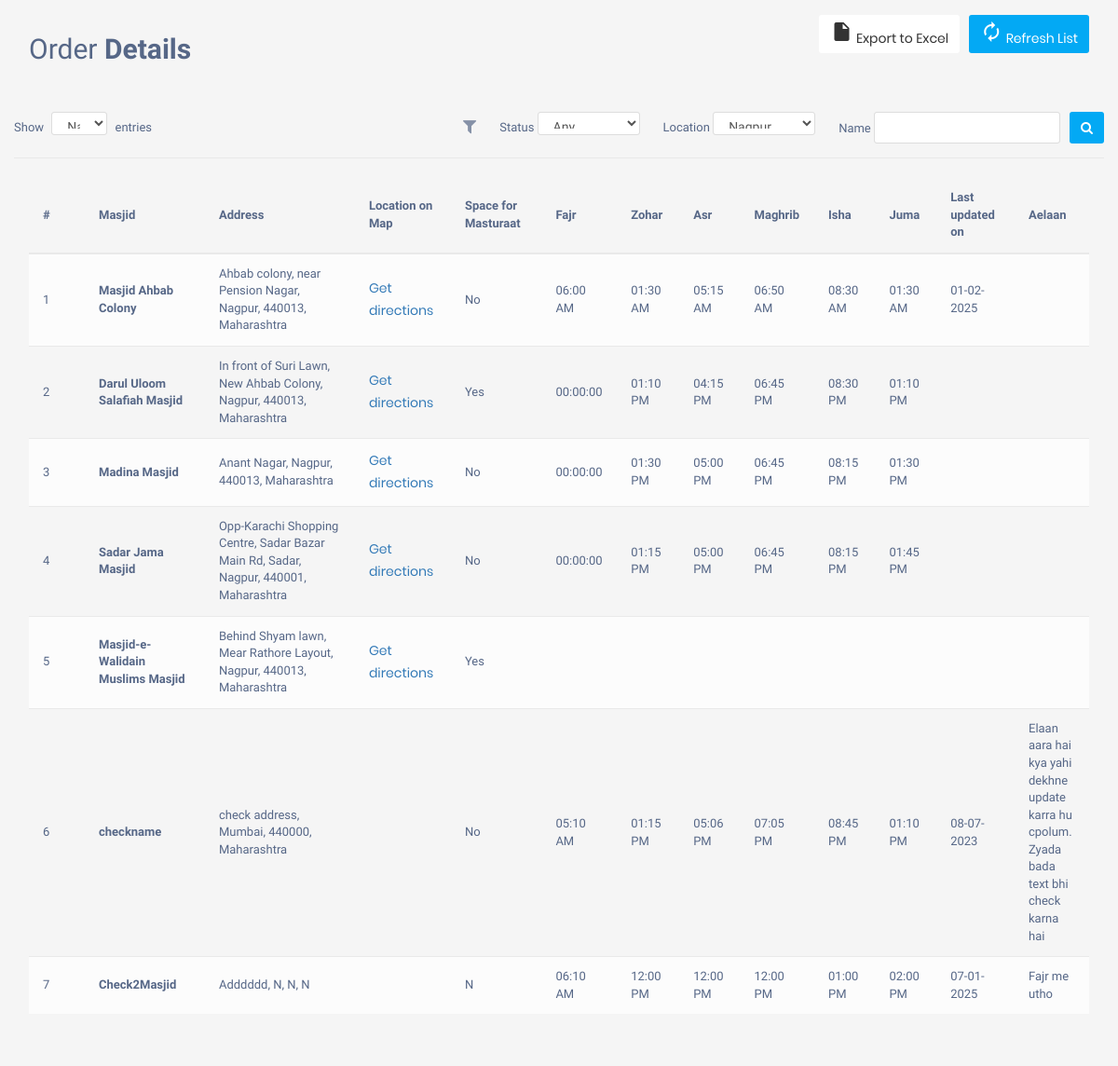
The page /view_users2.php on the database its author committed.
### tables this page shows
CREATE TABLE `user1` (
  `id` int(50) NOT NULL,
  `username` varchar(50) NOT NULL,
  `email` varchar(50) NOT NULL,
  `password` varchar(50) NOT NULL,
  `email2` varchar(50) DEFAULT NULL,
  `mobileno` int(10) DEFAULT NULL,
  `mobileno2` int(10) DEFAULT NULL,
  `masjidname` varchar(250) NOT NULL,
  `address` varchar(250) NOT NULL,
  `city` varchar(50) NOT NULL,
  `zipcode` varchar(50) NOT NULL,
  `state` varchar(50) NOT NULL,
  `addresslink` varchar(250) NOT NULL,
  `fajr` varchar(50) DEFAULT NULL,
  `zohar` varchar(200) DEFAULT NULL,
  `asr` varchar(200) DEFAULT NULL,
  `maghrib` varchar(200) DEFAULT NULL,
  `isha` varchar(200) DEFAULT NULL,
  `juma` varchar(200) DEFAULT NULL,
  `forladies` varchar(50) NOT NULL,
  `timestamp` date DEFAULT NULL,
  `reset_token` varchar(250) DEFAULT NULL,
  `reset_expiry` varchar(250) DEFAULT NULL,
  `aelaan` longtext DEFAULT NULL
);

### view_users2.php (the view, shortened to what this page needs)
<?php
include 'conn.php';
include 'allcssjs.php';
?>
<!DOCTYPE html>
<html lang="en">
<head>
<link rel="stylesheet" href="https://maxcdn.bootstrapcdn.com/font-awesome/4.7.0/css/font-awesome.min.css">
<link rel="stylesheet" href="https://maxcdn.bootstrapcdn.com/bootstrap/3.3.7/css/bootstrap.min.css">
</head>
<body>
    <div class="table-wrapper">
    <div>
    <div class="container-fluid">
    <div class="alert">
                <div class="row">
                    <div class="col-sm-4">
						<h2>Order <b>Details</b></h2>
					</div>
					<div class="col-sm-8">
						<a href="#" class="btn btn-primary"><i class="material-icons">&#xE863;</i> <span>Refresh List</span></a>
						<a href="#" class="btn btn-info"><i class="material-icons">&#xE24D;</i> <span>Export to Excel</span></a>
					</div>
                </div>
            </div>
			<div class="table-filter">
				<div class="row">
                    <div class="col-sm-3">
                    <div class="show-entries">
    <span>Show</span>
    <select class="form-control">
        <?php
        $view_users_query = "SELECT DISTINCT city FROM user1";
        $run = mysqli_query($conn, $view_users_query);
        while ($row = mysqli_fetch_array($run)) {
            $city = $row['city'];
            echo "<option value='$city'>$city</option>";
        }
        ?>
    </select>
    <span>entries</span>
</div>
					</div>
                    <div class="col-sm-9">
						<button type="button" class="btn btn-primary"><i class="fa fa-search"></i></button>
						<div class="filter-group">
							<label>Name</label>
							<input type="text" class="form-control">
						</div>
						<div class="filter-group">
							<label>Location</label>
							<select class="form-control">
                            <?php
        $view_users_query = "SELECT DISTINCT city FROM user1";
        $run = mysqli_query($conn, $view_users_query);
        while ($row = mysqli_fetch_array($run)) {
            $city = $row['city'];
            echo "<option value='$city'>$city</option>";
        }
        ?>
        </select>
						</div>
						<div class="filter-group">
							<label>Status</label>
							<select class="form-control">
								<option>Any</option>
							</select>
						</div>
						<span class="filter-icon"><i class="fa fa-filter"></i></span>
                    </div>
                </div>
			</div>
<div class="table-responsive alert">
            <table class="table table-striped table-hover">
                <thead>
                    <tr>
                    <th>#</th>
                    <th>Masjid</th>
            <th>Address</th>
            <th>Location on Map</th>
            <th>Space for Masturaat</th>
            <th>Fajr</th>
            <th>Zohar</th>
            <th>Asr</th>
            <th>Maghrib</th>
            <th>Isha</th>
            <th>Juma</th>
            <th>Last updated on</th>
            <th>Aelaan</th>
                    </tr>
                </thead>
                <tbody>
                <?php
$view_users_query = "SELECT * FROM user1";
$run = mysqli_query($conn, $view_users_query);
$serialNumber = 1;
while ($row = mysqli_fetch_array($run)) {
    $masjid_name = $row['masjidname'];
    $address = $row['address'];
    $city = $row['city'];
    $zipcode = $row['zipcode'];
    $state = $row['state'];
    $addresslink = $row['addresslink'];
    $forladies = $row['forladies'];
    $fajr_time = $row['fajr'];
    $zohar_time = $row['zohar'];
    $asr_time = $row['asr'];
    $maghrib_time = $row['maghrib'];
    $isha_time = $row['isha'];
    $juma_time = $row['juma'];
    $timestamp = $row['timestamp'];
    $aelaan = $row['aelaan'];
    $dateString = $timestamp;
    $formattedDate= "";
    if ($dateString !== null) {
        $date = DateTime::createFromFormat('Y-m-d', $dateString);
        $formattedDate = $date->format('d-m-Y');
    }
    echo "<tr data-city='$city'>";
    echo "<td>$serialNumber</td>";
    $serialNumber++;
    echo "<td><b>$masjid_name</b></td>";
    echo "<td>$address, $city, $zipcode, $state</td>";
    if (!empty($addresslink) && filter_var($addresslink, FILTER_VALIDATE_URL)) {
        echo "<td><a href='$addresslink'>Get directions</a></td>";
    } else {
        echo "<td></td>";
    }
    echo "<td>$forladies</td>";
    echo "<td>$fajr_time</td>";
    echo "<td>$zohar_time</td>";
    echo "<td>$asr_time</td>";
    echo "<td>$maghrib_time</td>";
    echo "<td>$isha_time</td>";
    echo "<td>$juma_time</td>";
    echo "<td>$formattedDate</td>";
    echo "<td>$aelaan</td>";
    echo "</tr>";
}
?>
            </tbody>
            </table>
    </div>
    </div>
</div>
</body>
</html>

### css/main.css (style rules this page uses)
* { margin: 0px; padding: 0px; box-sizing: border-box; }
body, html { height: 100%; font-family: Poppins-Regular, sans-serif; }
a { font-family: Poppins-Regular; font-size: 14px; line-height: 1.7; color: #666666; margin: 0px; transition: all 0.4s; -webkit-transition: all 0.4s; -o-transition: all 0.4s; -moz-transition: all 0.4s; }
h1,h2,h3,h4,h5,h6 { margin: 0px; }
input { outline: none; border: none; }
label { display: block; margin: 0; }
button { outline: none !important; border: none; background: transparent; }

### css/styles.css (style rules this page uses)
body, html { margin: 0; padding: 0; height: 100%; }

### view_users2.php (style rules this page uses)
body { color: #566787; background: #f5f5f5; font-family: 'Varela Round', sans-serif; font-size: 13px; }
.table-wrapper .btn { float: right; color: #333; background-color: #fff; border-radius: 3px; border: none; outline: none !important; margin-left: 10px; }
.table-wrapper .btn.btn-primary { color: #fff; background: #03A9F4; }
.show-entries select.form-control { width: 60px; margin: 0 5px; }
.table-filter .filter-group { float: right; margin-left: 15px; }
.table-filter input, .table-filter select { height: 34px; border-radius: 3px; border-color: #ddd; box-shadow: none; }
.table-filter { padding: 5px 0 15px; border-bottom: 1px solid #e9e9e9; margin-bottom: 5px; }
.table-filter .btn { height: 34px; }
.table-filter label { font-weight: normal; margin-left: 10px; }
.table-filter select, .table-filter input { display: inline-block; margin-left: px; }
.table-filter input { width: 200px; display: inline-block; }
.filter-group select.form-control { width: 110px; }
.filter-icon { float: right; margin-top: 7px; }
.filter-icon i { font-size: 18px; opacity: 0.7; }
table.table tr th, table.table tr td { border-color: #e9e9e9; padding: 12px 15px; vertical-align: middle; }
table.table tr th:first-child { width: 60px; }
table.table tr th:last-child { width: 80px; }
table.table-striped tbody tr:nth-of-type(odd) { background-color: #fcfcfc; }
table.table td b { font-weight: bold; color: #566787; display: inline-block; text-decoration: none; }

### rows shown on the page
user1: masjidname "Masjid Ahbab Colony", address "Ahbab colony, near Pension Nagar", city "Nagpur", zipcode "440013", state "Maharashtra", forladies "No", fajr "06:00 AM", zohar "01:30 AM", asr "05:15 AM", maghrib "06:50 AM", isha "08:30 AM", juma "01:30 AM", timestamp "01-02-2025"
user1: masjidname "Darul Uloom Salafiah Masjid", address "In front of Suri Lawn, New Ahbab Colony", city "Nagpur", zipcode "440013", state "Maharashtra", forladies "Yes", fajr "00:00:00", zohar "01:10 PM", asr "04:15 PM", maghrib "06:45 PM", isha "08:30 PM", juma "01:10 PM"
user1: masjidname "Madina Masjid", address "Anant Nagar", city "Nagpur", zipcode "440013", state "Maharashtra", forladies "No", fajr "00:00:00", zohar "01:30 PM", asr "05:00 PM", maghrib "06:45 PM", isha "08:15 PM", juma "01:30 PM"
user1: masjidname "Sadar Jama Masjid", address "Opp-Karachi Shopping Centre, Sadar Bazar Main Rd, Sadar", city "Nagpur", zipcode "440001", state "Maharashtra", forladies "No", fajr "00:00:00", zohar "01:15 PM", asr "05:00 PM", maghrib "06:45 PM", isha "08:15 PM", juma "01:45 PM"
user1: masjidname "Masjid-e-Walidain Muslims Masjid", address "Behind Shyam lawn, Mear Rathore Layout", city "Nagpur", zipcode "440013", state "Maharashtra", forladies "Yes"
user1: masjidname "checkname", address "check address", city "Mumbai", zipcode "440000", state "Maharashtra", forladies "No", fajr "05:10 AM", zohar "01:15 PM", asr "05:06 PM", maghrib "07:05 PM", isha "08:45 PM", juma "01:10 PM", timestamp "08-07-2023", aelaan "Elaan aara hai kya yahi dekhne update karra hu cpolum. Zyada bada text bhi check karna hai"
user1: masjidname "Check2Masjid", address "Adddddd", city "N", zipcode "N", state "N", forladies "N", fajr "06:10 AM", zohar "12:00 PM", asr "12:00 PM", maghrib "12:00 PM", isha "01:00 PM", juma "02:00 PM", timestamp "07-01-2025", aelaan "Fajr me utho"

### other values the page prints
form field value "Nagpur"
